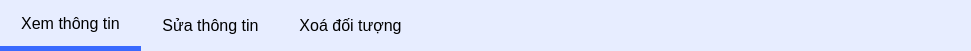
     <widget class="QWidget" name="widget_4" native="true">
      <property name="geometry">
       <rect>
        <x>20</x>
        <y>10</y>
        <width>971</width>
        <height>51</height>
       </rect>
      </property>
      <property name="styleSheet">
       <string notr="true">background-color: #E7EDFF;
</string>
      </property>
      <widget class="QPushButton" name="viewBtn">
       <property name="geometry">
        <rect>
         <x>0</x>
         <y>0</y>
         <width>141</width>
         <height>51</height>
        </rect>
       </property>
       <property name="font">
        <font>
         <pointsize>12</pointsize>
         <bold>false</bold>
         <underline>false</underline>
         <kerning>true</kerning>
        </font>
       </property>
       <property name="cursor">
        <cursorShape>PointingHandCursor</cursorShape>
       </property>
       <property name="styleSheet">
        <string notr="true">border:none;
background-color:transparent;
color: #000;
border-bottom: 5px solid #396AFF;
</string>
       </property>
       <property name="text">
        <string>Xem thông tin</string>
       </property>
      </widget>
      <widget class="QPushButton" name="updateBtn">
       <property name="geometry">
        <rect>
         <x>140</x>
         <y>0</y>
         <width>141</width>
         <height>51</height>
        </rect>
       </property>
       <property name="font">
        <font>
         <pointsize>12</pointsize>
         <fontweight>Medium</fontweight>
        </font>
       </property>
       <property name="cursor">
        <cursorShape>PointingHandCursor</cursorShape>
       </property>
       <property name="styleSheet">
        <string notr="true">border:none;
background-color:transparent;
color: #000;
</string>
       </property>
       <property name="text">
        <string>Sửa thông tin</string>
       </property>
      </widget>
      <widget class="QPushButton" name="delBtn">
       <property name="geometry">
        <rect>
         <x>280</x>
         <y>0</y>
         <width>141</width>
         <height>51</height>
        </rect>
       </property>
       <property name="font">
        <font>
         <pointsize>12</pointsize>
        </font>
       </property>
       <property name="cursor">
        <cursorShape>PointingHandCursor</cursorShape>
       </property>
       <property name="styleSheet">
        <string notr="true">border:none;
background-color:transparent;
color: #000;
</string>
       </property>
       <property name="text">
        <string>Xoá đối tượng</string>
       </property>
      </widget>
     </widget>
